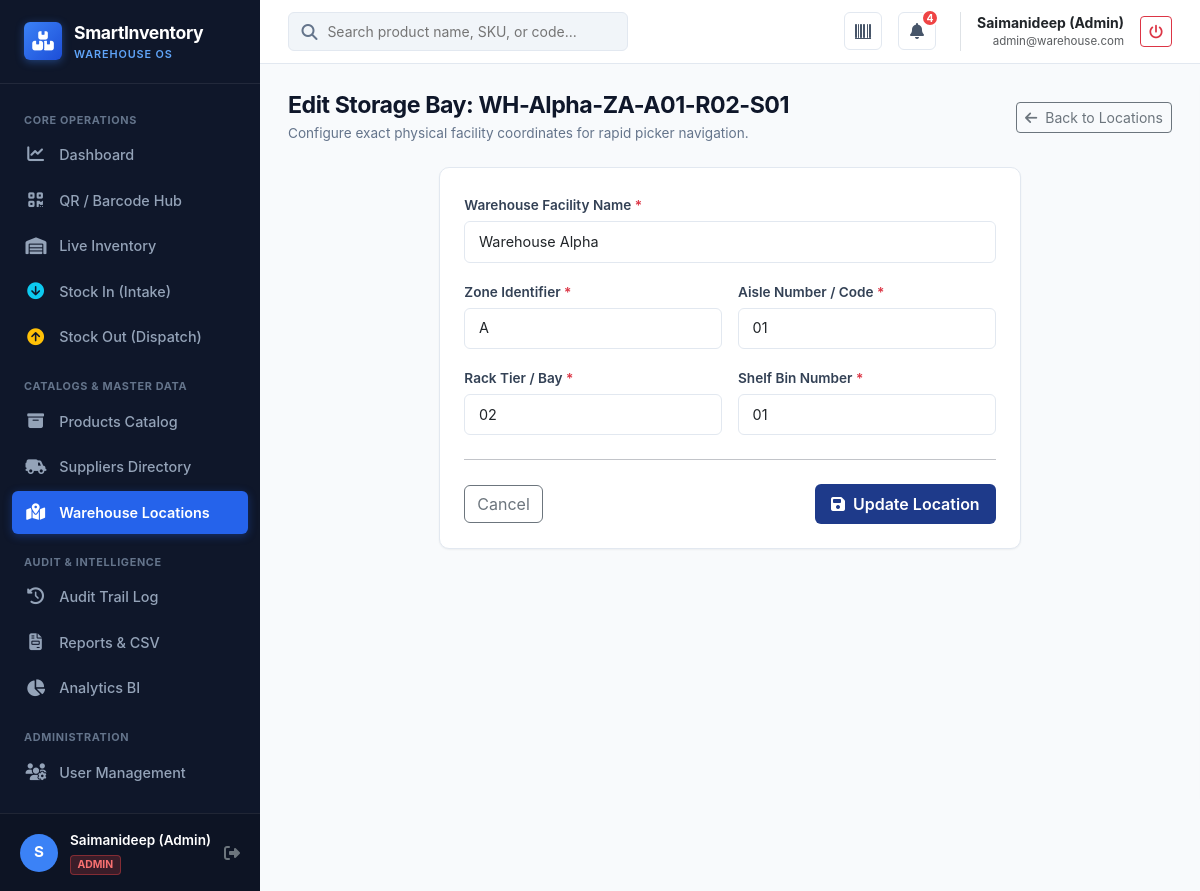
The page /locations/1/edit (signed in) on the database its author committed.
### app/models.py (models this page shows, shortened)
class User(UserMixin, db.Model):
    __tablename__ = 'users'
    id = db.Column(db.Integer, primary_key=True)
    name = db.Column(db.String(100), nullable=False)
    email = db.Column(db.String(120), unique=True, nullable=False, index=True)
    password_hash = db.Column(db.String(255), nullable=False)
    role = db.Column(
        db.String(20),
        nullable=False,
        default='STAFF'
    )  # ADMIN, STAFF, MANAGER
    is_active_user = db.Column(db.Boolean, default=True, nullable=False)
    created_at = db.Column(
        db.DateTime,
        default=lambda: datetime.now(timezone.utc),
        nullable=False
    )
    qr_code = db.Column(db.String(255), unique=True)
    transactions = db.relationship(
        'InventoryTransaction',
        backref='performer',
        lazy='dynamic'
    )
    @property
    def is_admin(self):
        return self.role == 'ADMIN'
    @property
    def is_active(self):
        return self.is_active_user

class WarehouseLocation(db.Model):
    __tablename__ = 'warehouse_locations'
    id = db.Column(db.Integer, primary_key=True)
    warehouse_name = db.Column(db.String(100), nullable=False)
    zone = db.Column(db.String(20), nullable=False)
    aisle = db.Column(db.String(20), nullable=False)
    rack = db.Column(db.String(20), nullable=False)
    shelf = db.Column(db.String(20), nullable=False)
    products = db.relationship(
        'Product',
        backref='location',
        lazy=True
    )
    @property
    def short_code(self):
        wh_short = self.warehouse_name.replace(
            "Warehouse ",
            "WH-"
        )
        return (
            f"{wh_short}-"
            f"Z{self.zone}-"
            f"A{self.aisle}-"
            f"R{self.rack}-"
            f"S{self.shelf}"
        )

### app/routes/locations.py (the view, shortened to what this page needs)
@locations_bp.route('/locations/<int:id>/edit', methods=['GET', 'POST'])
@role_required('ADMIN')
def edit(id):
    loc = WarehouseLocation.query.get_or_404(id)
    return render_template('locations/form.html', location=loc)

### app/routes/auth.py (called while the page is built)
def role_required(*allowed_roles):
    def decorator(f):
        @wraps(f)
        @login_required
        def decorated_function(*args, **kwargs):
            if current_user.role not in allowed_roles:
                abort(403)
            return f(*args, **kwargs)
        return decorated_function
    return decorator

### app/templates/locations/form.html (shortened to what this page needs)
{% extends 'base.html' %}
{% block content %}
<div class="page-header">
    <div>
        <h1 class="page-title">{{ 'Edit Storage Bay: ' + location.short_code if location else 'Add New Warehouse Storage Bay' }}</h1>
        <div class="page-subtitle">Configure exact physical facility coordinates for rapid picker navigation.</div>
    </div>
    <a href="{{ url_for('locations.index') }}" class="btn btn-outline-secondary btn-sm">
        <i class="fas fa-arrow-left me-1"></i> Back to Locations
    </a>
</div>
<div class="row justify-content-center">
    <div class="col-lg-8">
        <div class="content-card p-4">
            <form method="POST">
                <div class="row g-3">
                    <div class="col-12">
                        <label class="form-label">Warehouse Facility Name <span class="text-danger">*</span></label>
                        <input type="text" name="warehouse_name" class="form-control" placeholder="e.g. Warehouse Alpha" value="{{ location.warehouse_name if location else 'Warehouse Alpha' }}" required>
                    </div>
                    <div class="col-md-6">
                        <label class="form-label">Zone Identifier <span class="text-danger">*</span></label>
                        <input type="text" name="zone" class="form-control" placeholder="e.g. A, B, C, or NORTH" value="{{ location.zone if location else '' }}" required>
                    </div>
                    <div class="col-md-6">
                        <label class="form-label">Aisle Number / Code <span class="text-danger">*</span></label>
                        <input type="text" name="aisle" class="form-control" placeholder="e.g. 01, 02, 14" value="{{ location.aisle if location else '' }}" required>
                    </div>
                    <div class="col-md-6">
                        <label class="form-label">Rack Tier / Bay <span class="text-danger">*</span></label>
                        <input type="text" name="rack" class="form-control" placeholder="e.g. 01, 03" value="{{ location.rack if location else '' }}" required>
                    </div>
                    <div class="col-md-6">
                        <label class="form-label">Shelf Bin Number <span class="text-danger">*</span></label>
                        <input type="text" name="shelf" class="form-control" placeholder="e.g. 01, 04" value="{{ location.shelf if location else '' }}" required>
                    </div>
                </div>
                <hr class="my-4">
                <div class="d-flex justify-content-between align-items-center">
                    <a href="{{ url_for('locations.index') }}" class="btn btn-outline-secondary">Cancel</a>
                    <button type="submit" class="btn btn-primary-wh">
                        <i class="fas fa-save me-1"></i> {{ 'Update Location' if location else 'Save Storage Bay' }}
                    </button>
                </div>
            </form>
        </div>
    </div>
</div>
{% endblock %}

### app/templates/base.html (shortened to what this page needs)
<!DOCTYPE html>
<html lang="en">
<head>
    <link href="https://cdn.jsdelivr.net/npm/bootstrap@5.3.3/dist/css/bootstrap.min.css" rel="stylesheet">
    <link href="https://cdnjs.cloudflare.com/ajax/libs/font-awesome/6.5.1/css/all.min.css" rel="stylesheet">
    <link href="{{ url_for('static', filename='css/styles.css') }}" rel="stylesheet">
</head>
<body>
    <div class="app-wrapper">
        <aside class="app-sidebar no-print">
            <div class="sidebar-header">
                <div class="sidebar-logo-icon">
                    <i class="fas fa-boxes-stacked"></i>
                </div>
                <div>
                    <div class="sidebar-brand-text">SmartInventory</div>
                    <div class="sidebar-subbrand">Warehouse OS</div>
                </div>
            </div>
            <ul class="sidebar-menu">
                <div class="sidebar-section-title">Core Operations</div>
                <li>
                    <a href="{{ url_for('dashboard.index') }}" class="sidebar-link {% if request.endpoint == 'dashboard.index' %}active{% endif %}">
                        <i class="fas fa-chart-line"></i>
                        <span>Dashboard</span>
                    </a>
                </li>
                <li>
                    <a href="{{ url_for('scanner.index') }}" class="sidebar-link {% if request.endpoint == 'scanner.index' %}active{% endif %}">
                        <i class="fas fa-qrcode"></i>
                        <span>QR / Barcode Hub</span>
                    </a>
                </li>
                <li>
                    <a href="{{ url_for('inventory.index') }}" class="sidebar-link {% if request.endpoint == 'inventory.index' %}active{% endif %}">
                        <i class="fas fa-warehouse"></i>
                        <span>Live Inventory</span>
                    </a>
                </li>
                {% if current_user.is_admin or current_user.is_staff %}
                <li>
                    <a href="{{ url_for('inventory.stock_in') }}" class="sidebar-link {% if request.endpoint == 'inventory.stock_in' %}active{% endif %}">
                        <i class="fas fa-arrow-circle-down text-info"></i>
                        <span>Stock In (Intake)</span>
                    </a>
                </li>
                <li>
                    <a href="{{ url_for('inventory.stock_out') }}" class="sidebar-link {% if request.endpoint == 'inventory.stock_out' %}active{% endif %}">
                        <i class="fas fa-arrow-circle-up text-warning"></i>
                        <span>Stock Out (Dispatch)</span>
                    </a>
                </li>
                {% endif %}
                <div class="sidebar-section-title mt-2">Catalogs & Master Data</div>
                <li>
                    <a href="{{ url_for('products.index') }}" class="sidebar-link {% if request.blueprint == 'products' %}active{% endif %}">
                        <i class="fas fa-box-archive"></i>
                        <span>Products Catalog</span>
                    </a>
                </li>
                <li>
                    <a href="{{ url_for('suppliers.index') }}" class="sidebar-link {% if request.blueprint == 'suppliers' %}active{% endif %}">
                        <i class="fas fa-truck-field"></i>
                        <span>Suppliers Directory</span>
                    </a>
                </li>
                <li>
                    <a href="{{ url_for('locations.index') }}" class="sidebar-link {% if request.blueprint == 'locations' %}active{% endif %}">
                        <i class="fas fa-map-location-dot"></i>
                        <span>Warehouse Locations</span>
                    </a>
                </li>
                <div class="sidebar-section-title mt-2">Audit & Intelligence</div>
                <li>
                    <a href="{{ url_for('transactions.index') }}" class="sidebar-link {% if request.endpoint == 'transactions.index' %}active{% endif %}">
                        <i class="fas fa-clock-rotate-left"></i>
                        <span>Audit Trail Log</span>
                    </a>
                </li>
                <li>
                    <a href="{{ url_for('reports.index') }}" class="sidebar-link {% if request.blueprint == 'reports' %}active{% endif %}">
                        <i class="fas fa-file-invoice"></i>
                        <span>Reports & CSV</span>
                    </a>
                </li>
                <li>
                    <a href="{{ url_for('analytics.index') }}" class="sidebar-link {% if request.blueprint == 'analytics' %}active{% endif %}">
                        <i class="fas fa-chart-pie"></i>
                        <span>Analytics BI</span>
                    </a>
                </li>
                {% if current_user.is_admin %}
                <div class="sidebar-section-title mt-2">Administration</div>
                <li>
                    <a href="{{ url_for('users.index') }}" class="sidebar-link {% if request.blueprint == 'users' %}active{% endif %}">
                        <i class="fas fa-users-gear"></i>
                        <span>User Management</span>
                    </a>
                </li>
                {% endif %}
            </ul>
            <div class="sidebar-footer">
                <div class="user-avatar">
                    {{ current_user.name[0] | upper if current_user.is_authenticated else '?' }}
                </div>
                <div class="user-info">
                    <div class="user-name">{{ current_user.name if current_user.is_authenticated else 'Guest' }}</div>
                    {% if current_user.is_authenticated %}
                        <span class="user-role-badge role-{{ current_user.role.lower() }}">{{ current_user.role }}</span>
                    {% endif %}
                </div>
                <a href="{{ url_for('auth.logout') }}" class="text-secondary hover-white ms-auto" title="Log Out">
                    <i class="fas fa-sign-out-alt"></i>
                </a>
            </div>
        </aside>
        <main class="app-main">
            <header class="app-navbar no-print">
                <div class="d-flex align-items-center gap-3">
                    <div class="navbar-search d-none d-md-block">
                        <i class="fas fa-search"></i>
                        <input type="text" id="global-search-input" placeholder="Search product name, SKU, or code...">
                    </div>
                </div>
                <div class="navbar-actions">
                    <a href="{{ url_for('scanner.index') }}" class="nav-icon-btn" title="Open QR & Barcode Scanner">
                        <i class="fas fa-barcode"></i>
                    </a>
                    <button class="nav-icon-btn" id="notification-toggle-btn" title="Low Stock Alerts">
                        <i class="fas fa-bell"></i>
                        {% if low_stock_badge_count > 0 %}
                            <span class="nav-badge">{{ low_stock_badge_count }}</span>
                        {% endif %}
                    </button>
                    <div class="d-flex align-items-center gap-2 border-start ps-3 ms-2">
                        <div class="small text-end d-none d-sm-block">
                            <div class="fw-bold text-dark">{{ current_user.name }}</div>
                            <div class="text-muted" style="font-size: 0.72rem;">{{ current_user.email }}</div>
                        </div>
                        <a href="{{ url_for('auth.logout') }}" class="btn btn-outline-danger btn-sm ms-2" title="Sign Out">
                            <i class="fas fa-power-off"></i>
                        </a>
                    </div>
                </div>
            </header>
            <div class="page-container">
                {% block content %}{% endblock %}
            </div>
        </main>
    </div>
</body>
</html>

### rows shown on the page
User: is_active_user+name "S", is_active_user+name "Saimanideep (Admin)", role "ADMIN", name "Saimanideep (Admin)", email "admin@warehouse.com"
WarehouseLocation: warehouse_name+zone+aisle "Edit Storage Bay: WH-Alpha-ZA-A01-R02-S01", warehouse_name "Warehouse Alpha", zone "A", aisle "01", rack "02", shelf "01"

### other values the page prints
{{ low_stock_badge_count }} "4"
{{ 'Update Location' if location else 'Save Storage Bay' }} "Update Location"
